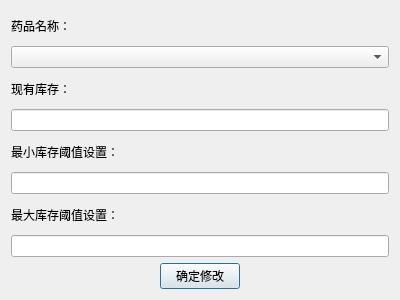
<?xml version="1.0" encoding="UTF-8"?>
<ui version="4.0">
 <class>Dialog</class>
 <widget class="QDialog" name="Dialog">
  <property name="geometry">
   <rect>
    <x>0</x>
    <y>0</y>
    <width>400</width>
    <height>300</height>
   </rect>
  </property>
  <property name="windowTitle">
   <string>改变药品库存</string>
  </property>
  <property name="styleSheet">
   <string notr="true">background-image: url(:/back.jpg);</string>
  </property>
  <layout class="QVBoxLayout" name="verticalLayout">
   <item alignment="Qt::AlignLeft">
    <widget class="QLabel" name="label">
     <property name="text">
      <string>药品名称：</string>
     </property>
    </widget>
   </item>
   <item>
    <widget class="QComboBox" name="comboBox"/>
   </item>
   <item alignment="Qt::AlignLeft">
    <widget class="QLabel" name="label_2">
     <property name="text">
      <string>现有库存：</string>
     </property>
    </widget>
   </item>
   <item>
    <widget class="QLineEdit" name="NowStock"/>
   </item>
   <item alignment="Qt::AlignLeft">
    <widget class="QLabel" name="label_3">
     <property name="text">
      <string>最小库存阈值设置：</string>
     </property>
    </widget>
   </item>
   <item>
    <widget class="QLineEdit" name="minStock"/>
   </item>
   <item alignment="Qt::AlignLeft">
    <widget class="QLabel" name="label_4">
     <property name="text">
      <string>最大库存阈值设置：</string>
     </property>
    </widget>
   </item>
   <item>
    <widget class="QLineEdit" name="maxStock"/>
   </item>
   <item alignment="Qt::AlignHCenter">
    <widget class="QPushButton" name="comfirmButton">
     <property name="text">
      <string>确定修改</string>
     </property>
    </widget>
   </item>
  </layout>
 </widget>
 <resources>
  <include location="background_image.qrc"/>
 </resources>
 <connections/>
</ui>
